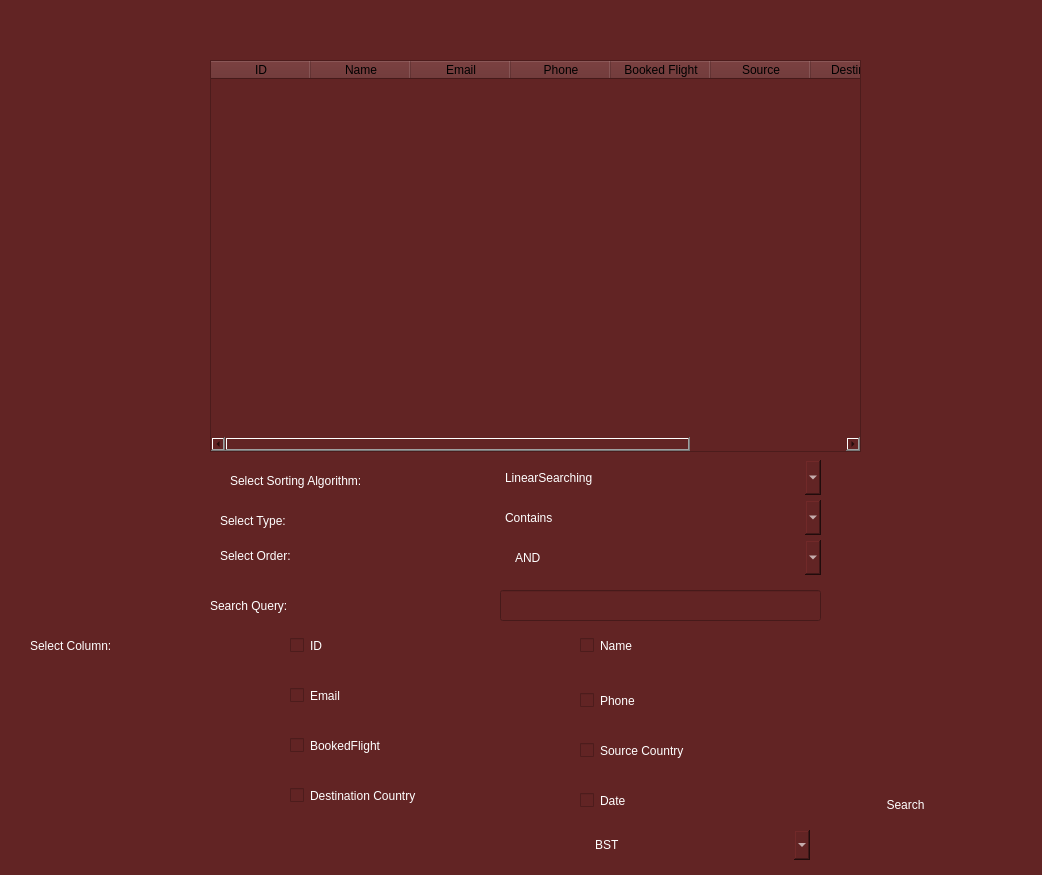
<?xml version="1.0" encoding="UTF-8"?>
<ui version="4.0">
 <class>Form</class>
 <widget class="QWidget" name="Form">
  <property name="geometry">
   <rect>
    <x>0</x>
    <y>0</y>
    <width>1042</width>
    <height>875</height>
   </rect>
  </property>
  <property name="windowTitle">
   <string>Form</string>
  </property>
  <property name="styleSheet">
   <string notr="true">background-color: rgb(98, 36, 36);</string>
  </property>
  <widget class="QTableWidget" name="tableWidget">
   <property name="geometry">
    <rect>
     <x>210</x>
     <y>60</y>
     <width>651</width>
     <height>392</height>
    </rect>
   </property>
   <property name="styleSheet">
    <string notr="true">background-color: rgb(98, 36, 36);
color: rgb(0, 0, 0);</string>
   </property>
   <column>
    <property name="text">
     <string>ID</string>
    </property>
   </column>
   <column>
    <property name="text">
     <string>Name</string>
    </property>
   </column>
   <column>
    <property name="text">
     <string>Email</string>
    </property>
   </column>
   <column>
    <property name="text">
     <string>Phone</string>
    </property>
   </column>
   <column>
    <property name="text">
     <string>Booked Flight</string>
    </property>
   </column>
   <column>
    <property name="text">
     <string>Source</string>
    </property>
   </column>
   <column>
    <property name="text">
     <string>Destination</string>
    </property>
   </column>
   <column>
    <property name="text">
     <string>Date</string>
    </property>
   </column>
  </widget>
  <widget class="QComboBox" name="algo">
   <property name="geometry">
    <rect>
     <x>500</x>
     <y>460</y>
     <width>321</width>
     <height>35</height>
    </rect>
   </property>
   <property name="styleSheet">
    <string notr="true">color: rgb(255, 255, 255);
font: 16pt &quot;Mongolian Baiti&quot;;
border-radius: 5px;


</string>
   </property>
   <item>
    <property name="text">
     <string>LinearSearching</string>
    </property>
   </item>
  </widget>
  <widget class="QPushButton" name="searchButton">
   <property name="geometry">
    <rect>
     <x>870</x>
     <y>790</y>
     <width>71</width>
     <height>30</height>
    </rect>
   </property>
   <property name="styleSheet">
    <string notr="true">

color: rgb(255, 255, 255);
font: 16pt &quot;Mongolian Baiti&quot;;
border-radius: 5px;



</string>
   </property>
   <property name="text">
    <string>Search</string>
   </property>
  </widget>
  <widget class="QCheckBox" name="fNumber">
   <property name="geometry">
    <rect>
     <x>290</x>
     <y>630</y>
     <width>241</width>
     <height>31</height>
    </rect>
   </property>
   <property name="styleSheet">
    <string notr="true">color: rgb(255, 255, 255);
font: 16pt &quot;Mongolian Baiti&quot;;
border-radius: 5px;


</string>
   </property>
   <property name="text">
    <string>ID</string>
   </property>
  </widget>
  <widget class="QCheckBox" name="ftype">
   <property name="geometry">
    <rect>
     <x>580</x>
     <y>630</y>
     <width>261</width>
     <height>31</height>
    </rect>
   </property>
   <property name="styleSheet">
    <string notr="true">color: rgb(255, 255, 255);
font: 16pt &quot;Mongolian Baiti&quot;;
border-radius: 5px;


</string>
   </property>
   <property name="text">
    <string>Name</string>
   </property>
  </widget>
  <widget class="QCheckBox" name="capacity">
   <property name="geometry">
    <rect>
     <x>580</x>
     <y>680</y>
     <width>261</width>
     <height>41</height>
    </rect>
   </property>
   <property name="styleSheet">
    <string notr="true">color: rgb(255, 255, 255);
font: 16pt &quot;Mongolian Baiti&quot;;
border-radius: 5px;


</string>
   </property>
   <property name="text">
    <string>Phone</string>
   </property>
  </widget>
  <widget class="QCheckBox" name="pName">
   <property name="geometry">
    <rect>
     <x>290</x>
     <y>680</y>
     <width>271</width>
     <height>31</height>
    </rect>
   </property>
   <property name="styleSheet">
    <string notr="true">color: rgb(255, 255, 255);
font: 16pt &quot;Mongolian Baiti&quot;;
border-radius: 5px;


</string>
   </property>
   <property name="text">
    <string>Email</string>
   </property>
  </widget>
  <widget class="QCheckBox" name="sCountry">
   <property name="geometry">
    <rect>
     <x>290</x>
     <y>730</y>
     <width>261</width>
     <height>31</height>
    </rect>
   </property>
   <property name="styleSheet">
    <string notr="true">color: rgb(255, 255, 255);
font: 16pt &quot;Mongolian Baiti&quot;;
border-radius: 5px;


</string>
   </property>
   <property name="text">
    <string>BookedFlight</string>
   </property>
  </widget>
  <widget class="QCheckBox" name="dCountry">
   <property name="geometry">
    <rect>
     <x>580</x>
     <y>730</y>
     <width>251</width>
     <height>41</height>
    </rect>
   </property>
   <property name="styleSheet">
    <string notr="true">color: rgb(255, 255, 255);
font: 16pt &quot;Mongolian Baiti&quot;;
border-radius: 5px;


</string>
   </property>
   <property name="text">
    <string>Source Country</string>
   </property>
  </widget>
  <widget class="QCheckBox" name="date">
   <property name="geometry">
    <rect>
     <x>290</x>
     <y>780</y>
     <width>271</width>
     <height>31</height>
    </rect>
   </property>
   <property name="styleSheet">
    <string notr="true">color: rgb(255, 255, 255);
font: 16pt &quot;Mongolian Baiti&quot;;
border-radius: 5px;


</string>
   </property>
   <property name="text">
    <string>Destination Country</string>
   </property>
  </widget>
  <widget class="QCheckBox" name="duaration">
   <property name="geometry">
    <rect>
     <x>580</x>
     <y>780</y>
     <width>251</width>
     <height>41</height>
    </rect>
   </property>
   <property name="styleSheet">
    <string notr="true">color: rgb(255, 255, 255);
font: 16pt &quot;Mongolian Baiti&quot;;
border-radius: 5px;


</string>
   </property>
   <property name="text">
    <string>Date</string>
   </property>
  </widget>
  <widget class="QComboBox" name="order">
   <property name="geometry">
    <rect>
     <x>510</x>
     <y>540</y>
     <width>311</width>
     <height>35</height>
    </rect>
   </property>
   <property name="styleSheet">
    <string notr="true">color: rgb(255, 255, 255);
font: 16pt &quot;Mongolian Baiti&quot;;
border-radius: 5px;


</string>
   </property>
   <item>
    <property name="text">
     <string>AND</string>
    </property>
   </item>
   <item>
    <property name="text">
     <string>OR</string>
    </property>
   </item>
   <item>
    <property name="text">
     <string>NOT</string>
    </property>
   </item>
  </widget>
  <widget class="QLabel" name="label_3">
   <property name="geometry">
    <rect>
     <x>30</x>
     <y>630</y>
     <width>251</width>
     <height>31</height>
    </rect>
   </property>
   <property name="styleSheet">
    <string notr="true">color: rgb(255, 255, 255);
font: 16pt &quot;Mongolian Baiti&quot;;
border-radius: 5px;


</string>
   </property>
   <property name="text">
    <string>Select Column:</string>
   </property>
  </widget>
  <widget class="QLabel" name="label_4">
   <property name="geometry">
    <rect>
     <x>230</x>
     <y>460</y>
     <width>251</width>
     <height>41</height>
    </rect>
   </property>
   <property name="styleSheet">
    <string notr="true">color: rgb(255, 255, 255);
font: 16pt &quot;Mongolian Baiti&quot;;
border-radius: 5px;


</string>
   </property>
   <property name="text">
    <string>Select Sorting Algorithm:</string>
   </property>
  </widget>
  <widget class="QLabel" name="label_5">
   <property name="geometry">
    <rect>
     <x>220</x>
     <y>540</y>
     <width>251</width>
     <height>31</height>
    </rect>
   </property>
   <property name="styleSheet">
    <string notr="true">color: rgb(255, 255, 255);
font: 16pt &quot;Mongolian Baiti&quot;;
border-radius: 5px;


</string>
   </property>
   <property name="text">
    <string>Select Order:</string>
   </property>
  </widget>
  <widget class="QLabel" name="label_6">
   <property name="geometry">
    <rect>
     <x>210</x>
     <y>590</y>
     <width>251</width>
     <height>31</height>
    </rect>
   </property>
   <property name="styleSheet">
    <string notr="true">color: rgb(255, 255, 255);
font: 16pt &quot;Mongolian Baiti&quot;;
border-radius: 5px;


</string>
   </property>
   <property name="text">
    <string>Search Query:</string>
   </property>
  </widget>
  <widget class="QLineEdit" name="query">
   <property name="geometry">
    <rect>
     <x>500</x>
     <y>590</y>
     <width>321</width>
     <height>31</height>
    </rect>
   </property>
   <property name="styleSheet">
    <string notr="true">color: rgb(255, 255, 255);</string>
   </property>
  </widget>
  <widget class="QLabel" name="label_7">
   <property name="geometry">
    <rect>
     <x>220</x>
     <y>500</y>
     <width>251</width>
     <height>41</height>
    </rect>
   </property>
   <property name="styleSheet">
    <string notr="true">color: rgb(255, 255, 255);
font: 16pt &quot;Mongolian Baiti&quot;;
border-radius: 5px;


</string>
   </property>
   <property name="text">
    <string>Select Type:</string>
   </property>
  </widget>
  <widget class="QComboBox" name="type">
   <property name="geometry">
    <rect>
     <x>500</x>
     <y>500</y>
     <width>321</width>
     <height>35</height>
    </rect>
   </property>
   <property name="styleSheet">
    <string notr="true">color: rgb(255, 255, 255);
font: 16pt &quot;Mongolian Baiti&quot;;
border-radius: 5px;


</string>
   </property>
   <item>
    <property name="text">
     <string>Contains</string>
    </property>
   </item>
   <item>
    <property name="text">
     <string>EndWith</string>
    </property>
   </item>
   <item>
    <property name="text">
     <string>StartsWith</string>
    </property>
   </item>
  </widget>
  <widget class="QComboBox" name="searchingType">
   <property name="geometry">
    <rect>
     <x>590</x>
     <y>830</y>
     <width>220</width>
     <height>30</height>
    </rect>
   </property>
   <property name="styleSheet">
    <string notr="true">color: rgb(255, 255, 255);
font: 16pt &quot;Mongolian Baiti&quot;;
border-radius: 5px;


</string>
   </property>
   <item>
    <property name="text">
     <string>BST</string>
    </property>
   </item>
   <item>
    <property name="text">
     <string>RB</string>
    </property>
   </item>
   <item>
    <property name="text">
     <string>AVL</string>
    </property>
   </item>
  </widget>
 </widget>
 <resources/>
 <connections/>
</ui>
